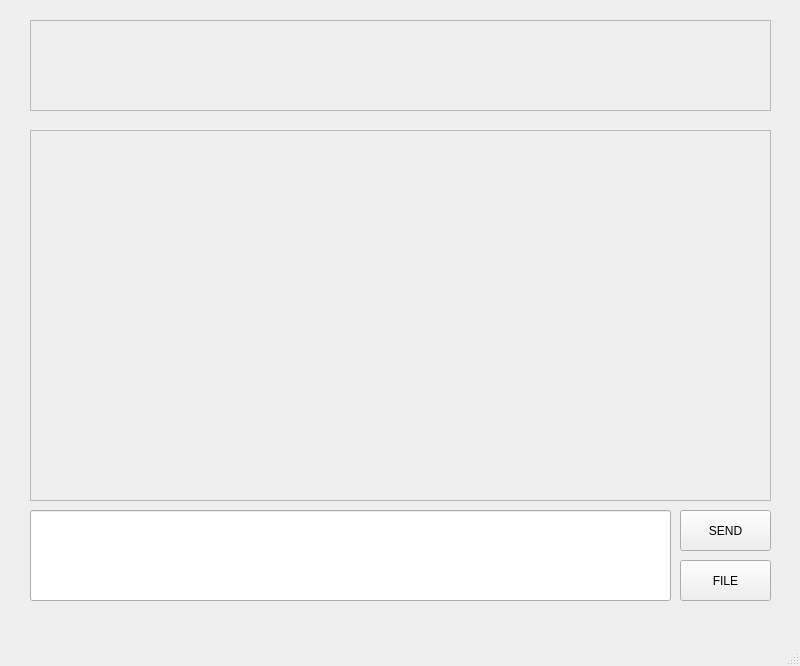
<?xml version="1.0" encoding="UTF-8"?>
<ui version="4.0">
 <class>MainWindow</class>
 <widget class="QMainWindow" name="MainWindow">
  <property name="geometry">
   <rect>
    <x>0</x>
    <y>0</y>
    <width>800</width>
    <height>666</height>
   </rect>
  </property>
  <property name="windowTitle">
   <string>MainWindow</string>
  </property>
  <widget class="QWidget" name="centralwidget">
   <widget class="QLineEdit" name="lineEdit">
    <property name="geometry">
     <rect>
      <x>30</x>
      <y>510</y>
      <width>641</width>
      <height>91</height>
     </rect>
    </property>
   </widget>
   <widget class="QPushButton" name="pushButton">
    <property name="geometry">
     <rect>
      <x>680</x>
      <y>510</y>
      <width>91</width>
      <height>41</height>
     </rect>
    </property>
    <property name="text">
     <string>SEND</string>
    </property>
   </widget>
   <widget class="QScrollArea" name="scrollArea">
    <property name="geometry">
     <rect>
      <x>30</x>
      <y>130</y>
      <width>741</width>
      <height>371</height>
     </rect>
    </property>
    <property name="widgetResizable">
     <bool>true</bool>
    </property>
    <widget class="QWidget" name="scrollAreaWidgetContents">
     <property name="geometry">
      <rect>
       <x>0</x>
       <y>0</y>
       <width>739</width>
       <height>369</height>
      </rect>
     </property>
    </widget>
   </widget>
   <widget class="QScrollArea" name="user_status_scrollArea">
    <property name="geometry">
     <rect>
      <x>30</x>
      <y>20</y>
      <width>741</width>
      <height>91</height>
     </rect>
    </property>
    <property name="widgetResizable">
     <bool>true</bool>
    </property>
    <widget class="QWidget" name="scrollAreaWidgetContents_2">
     <property name="geometry">
      <rect>
       <x>0</x>
       <y>0</y>
       <width>739</width>
       <height>89</height>
      </rect>
     </property>
    </widget>
   </widget>
   <widget class="QPushButton" name="fileButton">
    <property name="geometry">
     <rect>
      <x>680</x>
      <y>560</y>
      <width>91</width>
      <height>41</height>
     </rect>
    </property>
    <property name="text">
     <string>FILE</string>
    </property>
   </widget>
  </widget>
  <widget class="QMenuBar" name="menubar">
   <property name="geometry">
    <rect>
     <x>0</x>
     <y>0</y>
     <width>800</width>
     <height>26</height>
    </rect>
   </property>
  </widget>
  <widget class="QStatusBar" name="statusbar"/>
 </widget>
 <resources/>
 <connections/>
</ui>
